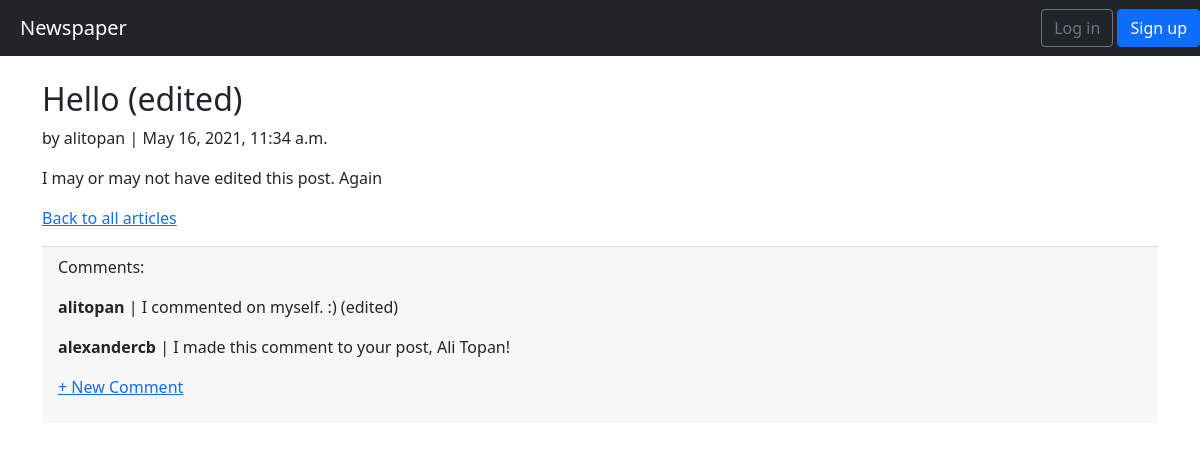
The app's page /article/1/ with its own data.
### articles/models.py (models this page shows, shortened)
class Article(models.Model):
    title = models.CharField(max_length=70)
    body = models.TextField()
    date = models.DateTimeField(auto_now_add=True)
    author = models.ForeignKey(settings.AUTH_USER_MODEL,on_delete=models.CASCADE,related_name="article",null=True)

class Comment(models.Model):
    article = models.ForeignKey(Article,on_delete=models.CASCADE,related_name="comment")
    author = models.ForeignKey(settings.AUTH_USER_MODEL,on_delete=models.CASCADE,related_name="comment",null=True)
    comment = models.TextField()
    date = models.DateTimeField(auto_now_add=True)
    def __str__(self):
        return self.comment

### account/models.py (models this page shows)
class Contributor(AbstractUser):
    GENDER_CHOICES = (
        ("M","Male"),
        ("F","Female"),
        ("U","Undisclosed"),
    )
    age = models.PositiveIntegerField(default=0)
    gender = models.CharField(max_length=1,choices=GENDER_CHOICES,default="M")

### articles/views.py (the view)
# urls.py: path("article/<int:id>/",views.detailArticle,name="detailArticle"),
def detailArticle(response,id):
    article = Article.objects.get(id=id)
    commentLst = article.comment.all
    return render(response,"articles/detailarticle.html",{"article":article,"lst":commentLst})

### articles/templates/articles/detailarticle.html (shortened to what this page needs)
{% extends "pages/base.html" %}
{% block content %}
<div class="article-entry">
    <h2>{{article.title}}</h2>
    <p>by {{article.author}} | {{article.date}}</p>
    <p>{{article.body}}</p>
    <p><a href="/viewarticles">Back to all articles</a></p>
    <div class="card-footer">
        <p>Comments:</p>
        {% for comment in lst %}
            <p>
                <span class="fw-bold">{{comment.author}}</span> |
                {{comment}}
            </p>
        {% endfor %}
        <p><a href="/article/{{article.id}}/addcomment">+ New Comment</a></p>
    </div>
</div>
{% endblock %}

### pages/templates/pages/base.html (shortened to what this page needs)
<!DOCTYPE html>
<head>
    <link href="https://cdn.jsdelivr.net/npm/bootstrap@5.0.1/dist/css/bootstrap.min.css" rel="stylesheet">
</head>
<body>
    <nav class="navbar navbar-expand-md navbar-dark bg-dark mb-4">
        <a class="navbar-brand stupidtitle" href="/">Newspaper</a>
        <div class="collapse navbar-collapse" id="navbarCollapse">
            {% if user.is_authenticated %}
            <ul class="navbar-nav ms-auto">
                <li class="nav-item">
                    <a class="nav-link dropdown-toggle" href="#" id="userMenu" data-toggle="dropdown" aria-haspopup="true" aria-expanded="false">
                        {{user.username}}
                    </a>
                    <div class="dropdown-menu dropdown-menu-end stupidtoolbar" aria-labelledby="userMenu">
                        <a class="dropdown-item" href="/password_change">Change password</a>
                        <div class="dropdown-divider"></div>
                        <a class="dropdown-item" href="/logout">Log out</a>
                    </div>
                </li>
            </ul>
            {% else %}
            <form class="form-inline ms-auto">
                <a href="/login" class="btn btn-outline-secondary">Log in</a>
                <a href="/signup" class="btn btn-primary ml-2">Sign up</a>
            </form>
            {% endif %}
        </div>
    </nav>
    <main>
        <div class="container">
        {% block content %}
        {% endblock %}
        </div>
    </main>
</body>

### pages/templates/pages/base.html (style rules this page uses)
.stupidtitle { margin-left:20px; }

### records on screen
Article: title "Hello (edited)", author "alitopan", date "May 16, 2021, 11:34 a.m.", body "I may or may not have edited this post. Again"
Comment: author "alitopan", comment "I commented on myself. :) (edited)"
Comment: author "alexandercb", comment "I made this comment to your post, Ali Topan!"
